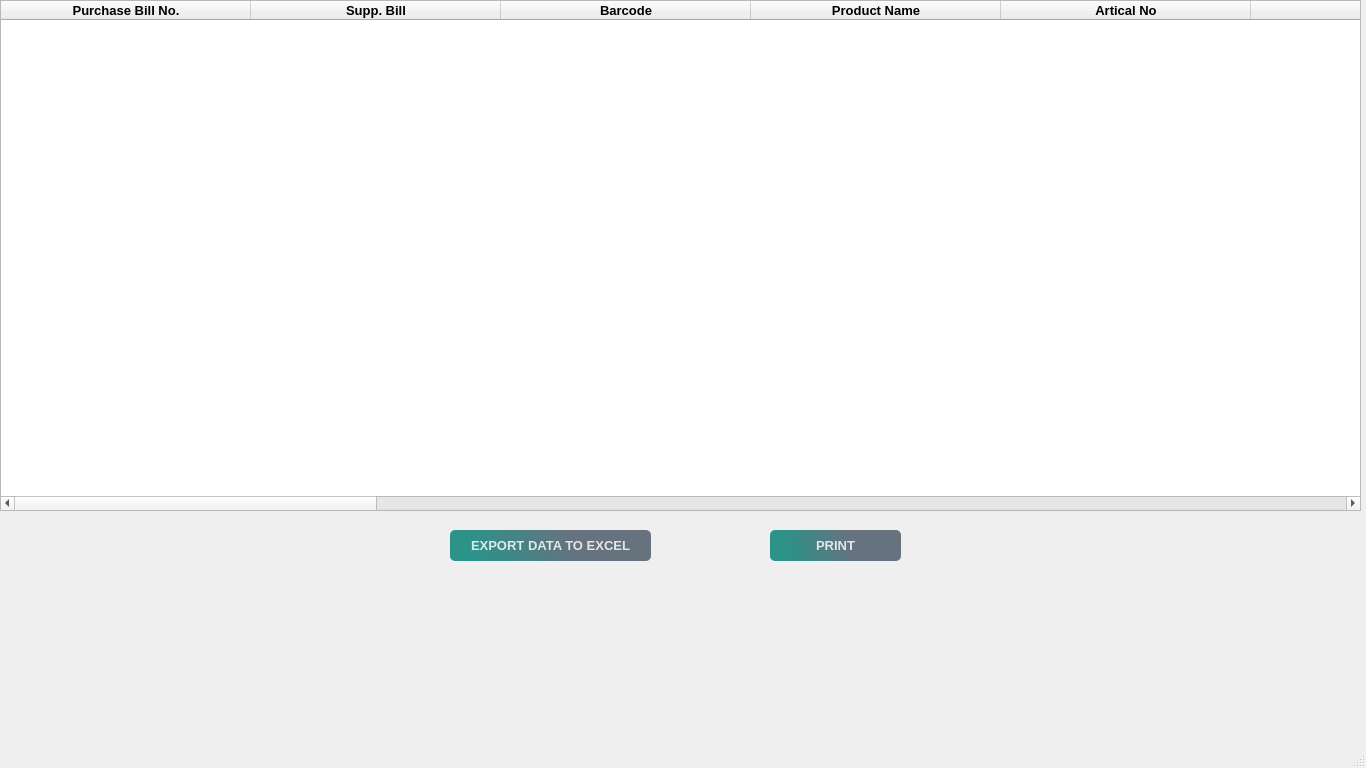
<?xml version="1.0" encoding="UTF-8"?>
<ui version="4.0">
 <class>MainWindow</class>
 <widget class="QMainWindow" name="MainWindow">
  <property name="geometry">
   <rect>
    <x>0</x>
    <y>0</y>
    <width>1366</width>
    <height>768</height>
   </rect>
  </property>
  <property name="minimumSize">
   <size>
    <width>964</width>
    <height>571</height>
   </size>
  </property>
  <property name="maximumSize">
   <size>
    <width>1366</width>
    <height>768</height>
   </size>
  </property>
  <property name="windowTitle">
   <string>Products List</string>
  </property>
  <widget class="QWidget" name="centralwidget">
   <widget class="QTableWidget" name="tableWidget">
    <property name="geometry">
     <rect>
      <x>0</x>
      <y>0</y>
      <width>1361</width>
      <height>511</height>
     </rect>
    </property>
    <property name="font">
     <font>
      <pointsize>10</pointsize>
      <weight>75</weight>
      <bold>true</bold>
     </font>
    </property>
    <property name="styleSheet">
     <string notr="true"/>
    </property>
    <property name="verticalScrollMode">
     <enum>QAbstractItemView::ScrollPerPixel</enum>
    </property>
    <property name="horizontalScrollMode">
     <enum>QAbstractItemView::ScrollPerPixel</enum>
    </property>
    <property name="gridStyle">
     <enum>Qt::SolidLine</enum>
    </property>
    <attribute name="horizontalHeaderDefaultSectionSize">
     <number>250</number>
    </attribute>
    <column>
     <property name="text">
      <string>Purchase Bill No.</string>
     </property>
    </column>
    <column>
     <property name="text">
      <string>Supp. Bill</string>
     </property>
    </column>
    <column>
     <property name="text">
      <string>Barcode</string>
     </property>
    </column>
    <column>
     <property name="text">
      <string>Product Name</string>
     </property>
    </column>
    <column>
     <property name="text">
      <string>Artical No</string>
     </property>
    </column>
    <column>
     <property name="text">
      <string>MRP</string>
     </property>
    </column>
    <column>
     <property name="text">
      <string>Sale Rate</string>
     </property>
    </column>
    <column>
     <property name="text">
      <string>Rate</string>
     </property>
    </column>
    <column>
     <property name="text">
      <string>Net Amount</string>
     </property>
    </column>
    <column>
     <property name="text">
      <string>Qty</string>
     </property>
    </column>
    <column>
     <property name="text">
      <string>Packing</string>
     </property>
    </column>
    <column>
     <property name="text">
      <string>Storage</string>
     </property>
    </column>
    <column>
     <property name="text">
      <string>Date</string>
     </property>
    </column>
    <column>
     <property name="text">
      <string>Discont</string>
     </property>
    </column>
    <column>
     <property name="text">
      <string>GST</string>
     </property>
    </column>
    <column>
     <property name="text">
      <string>Debit Note</string>
     </property>
    </column>
    <column>
     <property name="text">
      <string>Credit Note</string>
     </property>
    </column>
    <column>
     <property name="text">
      <string>Suplier Name</string>
     </property>
    </column>
    <column>
     <property name="text">
      <string>City</string>
     </property>
    </column>
    <column>
     <property name="text">
      <string>Payment Mode</string>
     </property>
    </column>
   </widget>
   <widget class="QPushButton" name="pushButton_9">
    <property name="geometry">
     <rect>
      <x>450</x>
      <y>530</y>
      <width>201</width>
      <height>31</height>
     </rect>
    </property>
    <property name="font">
     <font>
      <pointsize>10</pointsize>
      <weight>75</weight>
      <bold>true</bold>
      <underline>false</underline>
      <strikeout>false</strikeout>
      <stylestrategy>PreferAntialias</stylestrategy>
      <kerning>true</kerning>
     </font>
    </property>
    <property name="cursor">
     <cursorShape>ClosedHandCursor</cursorShape>
    </property>
    <property name="focusPolicy">
     <enum>Qt::ClickFocus</enum>
    </property>
    <property name="autoFillBackground">
     <bool>false</bool>
    </property>
    <property name="styleSheet">
     <string notr="true">QPushButton#pushButton_9{
	background-color: qlineargradient(spread:pad, x1:0.097, y1:0.448864, x2:0.631, y2:0.409091, stop:0 rgba(11, 131, 120, 219), stop:1 rgba(85, 98, 112, 226));

	color:rgba(255,255,255,210);
    border-radius:5px;
}
QPushButton#pushButton_9:hover{
	background-color: qlineargradient(spread:pad, x1:0.097, y1:0.448864, x2:0.631, y2:0.409091, stop:0 rgba(150, 123, 111, 219), stop:1 rgba(85, 81, 84, 226));
}
QPushButton#pushButton_9:pressed{
	padding-left:5px;
	padding-top:5px;
	background-color:rgba(150,123,111,255);
}




QPushButton#pushButton_10{
	background-color:rgba(0,0,0,0);
	color:rgba(85,98,112,255);
}
QPushButton#pushButton_10:hover{
	color:rgba(131,96,53,255);
}
QPushButton#pushButton_10:pressed{
	padding-left:5px;
	padding-top:5px;
	color:rgba(91,88,53,255);
}</string>
    </property>
    <property name="text">
     <string>EXPORT DATA TO EXCEL</string>
    </property>
   </widget>
   <widget class="QPushButton" name="pushButton_11">
    <property name="geometry">
     <rect>
      <x>770</x>
      <y>530</y>
      <width>131</width>
      <height>31</height>
     </rect>
    </property>
    <property name="font">
     <font>
      <pointsize>10</pointsize>
      <weight>75</weight>
      <bold>true</bold>
     </font>
    </property>
    <property name="cursor">
     <cursorShape>ClosedHandCursor</cursorShape>
    </property>
    <property name="focusPolicy">
     <enum>Qt::ClickFocus</enum>
    </property>
    <property name="styleSheet">
     <string notr="true">QPushButton#pushButton_11{
	background-color: qlineargradient(spread:pad, x1:0.097, y1:0.448864, x2:0.631, y2:0.409091, stop:0 rgba(11, 131, 120, 219), stop:1 rgba(85, 98, 112, 226));

	color:rgba(255,255,255,210);
    border-radius:5px;
}
QPushButton#pushButton_11:hover{
	background-color: qlineargradient(spread:pad, x1:0.097, y1:0.448864, x2:0.631, y2:0.409091, stop:0 rgba(150, 123, 111, 219), stop:1 rgba(85, 81, 84, 226));
}
QPushButton#pushButton_11:pressed{
	padding-left:5px;
	padding-top:5px;
	background-color:rgba(150,123,111,255);
}




QPushButton#pushButton_12{
	background-color:rgba(0,0,0,0);
	color:rgba(85,98,112,255);
}
QPushButton#pushButton_12:hover{
	color:rgba(131,96,53,255);
}
QPushButton#pushButton_12:pressed{
	padding-left:5px;
	padding-top:5px;
	color:rgba(91,88,53,255);
}</string>
    </property>
    <property name="text">
     <string>PRINT</string>
    </property>
   </widget>
  </widget>
  <widget class="QMenuBar" name="menubar">
   <property name="geometry">
    <rect>
     <x>0</x>
     <y>0</y>
     <width>1366</width>
     <height>21</height>
    </rect>
   </property>
  </widget>
  <widget class="QStatusBar" name="statusbar"/>
 </widget>
 <resources/>
 <connections/>
</ui>
